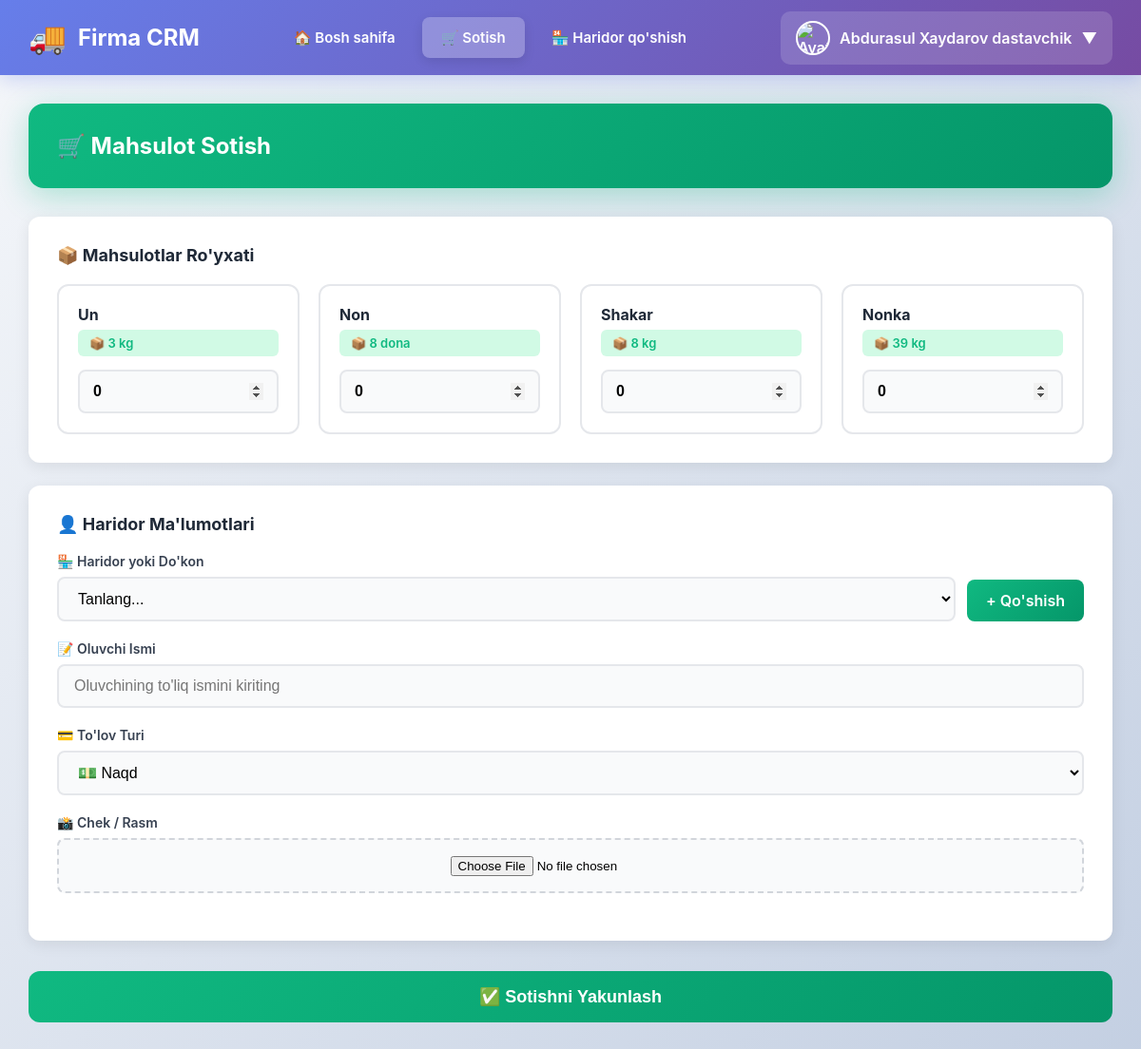
The page /sotish/ (signed in) on the database its author committed.
### main/models.py (models this page shows, shortened)
class User(AbstractUser):
    id = models.BigAutoField(primary_key=True)
    USER_TYPES = (
        ('pazanda', 'Pazanda'),
        ('yetkazib_beruvchi', 'Yetkazib Beruvchi'),
        ('ega', 'Ega'),
    )
    login=models.CharField(max_length=255, blank=True, null=True)
    password = models.CharField(max_length=255, blank=True, null=True)
    tuliq_ismi = models.CharField(max_length=255, blank=True, null=True)
    type = models.CharField(max_length=20, choices=USER_TYPES)
    token = models.CharField(max_length=255, blank=True, null=True)
    tg_id = models.CharField(max_length=100, blank=True, null=True)
    tel_raqami = models.CharField(max_length=100, blank=True, null=True)
    is_active = models.BooleanField(default=True)
    @property
    def rasmi(self):
        if self.type == 'yetkazib_beruvchi':
            try:
                return YetkazibBeruvchi.objects.get(user=self).rasmi.url
            except YetkazibBeruvchi.DoesNotExist:
                return None
        elif self.type == 'pazanda':
            try:
                return Pazanda.objects.get(user=self).rasmi.url
            except Pazanda.DoesNotExist:
                return None
        return None

class MahsulotTuri(models.Model):
    nomi = models.CharField(max_length=100)  # kg, dona, l
    def __str__(self):
        return self.nomi

class Mahsulot(models.Model):
    nomi = models.CharField(max_length=255)
    rasmi = models.ImageField(upload_to='mahsulotlar/')
    narxi = models.DecimalField(max_digits=10, decimal_places=2)
    turi = models.ForeignKey(MahsulotTuri, on_delete=models.CASCADE)
    miqdori = models.FloatField(default=0)

### main/views.py (the view, shortened to what this page needs)
# urls.py: path('sotish/' , sotish, name='sotish'),
def sotish(request):
    if request.user.type == 'yetkazib_beruvchi':
        yt = YetkazibBeruvchi.objects.get(user=request.user)
        usr=request.user
        mahsulotlar = mahsulotlar_miqdori(yt.mahsulotlar)
        xaridorlar=HaridorDukon.objects.all()
    else:
        return redirect('main')
    return render(request, 'ytsot.html', {'mahsulotlar': mahsulotlar,'haridorlar':xaridorlar})

### main/templates/ytsot.html (shortened to what this page needs)
{% extends 'ytbase.html' %}
{% load static %}
{% block content %}
<div class="page-header">
    <h1>🛒 Mahsulot Sotish</h1>
</div>
<form method="POST" enctype="multipart/form-data">
    <div class="form-section">
        <div class="section-title">
            📦 Mahsulotlar Ro'yxati
        </div>
        <div class="product-grid">
            {% for m in mahsulotlar %}
            <div class="product-item">
                <div class="product-name">{{ m.nom }}</div>
                <div class="product-stock">📦 {{ m.miqdor }} {{ m.turi }}</div>
                <input type="number" name="miqdor_{{ m.nom }}" class="product-input" value="0" min="0"
                    max="{{ m.miqdor }}" step="any" placeholder="0">
            </div>
            {% empty %}
            <div style="grid-column: 1/-1; text-align: center; color: #9ca3af; padding: 40px;">
                Hozircha mahsulotlar mavjud emas
            </div>
            {% endfor %}
        </div>
    </div>
    <div class="form-section">
        <div class="section-title">
            👤 Haridor Ma'lumotlari
        </div>
        <div class="form-group">
            <label for="haridor">🏪 Haridor yoki Do'kon</label>
            <div class="inline-group">
                <select name="haridor" id="haridor" class="form-control" required>
                    <option value="" selected disabled>Tanlang...</option>
                </select>
                <a href="{% url 'add_haridor' %}" class="btn-add">+ Qo'shish</a>
            </div>
        </div>
        <div class="form-group">
            <label for="oluvchi">📝 Oluvchi Ismi</label>
            <input type="text" name="oluvchi" id="oluvchi" class="form-control" required
                placeholder="Oluvchining to'liq ismini kiriting">
        </div>
        <div class="form-group">
            <label for="st">💳 To'lov Turi</label>
            <select name="st" id="st" class="form-control" required>
                <option value="naqd">💵 Naqd</option>
            </select>
        </div>
        <div class="form-group">
            <label for="rasm">📸 Chek / Rasm</label>
            <div class="file-upload">
                <input type="file" name="rasm" id="rasm" accept="image/*" required>
            </div>
        </div>
    </div>
    <button type="submit" class="btn-submit">
        ✅ Sotishni Yakunlash
    </button>
</form>
{% endblock %}

### main/templates/ytbase.html (shortened to what this page needs)
<!DOCTYPE html>
{% load static %}
<html lang="uz">
<head>
</head>
<body>
    <nav class="navbar">
        <div class="navbar-container">
            <div class="navbar-brand">
                <span class="brand-logo">🚚</span>
                <a href="{% url 'main' %}" class="brand-text">Firma CRM</a>
            </div>
            <ul class="navbar-menu" id="navbarMenu">
                <li>
                    <a href="{% url 'main' %}" class="nav-link {% if request.path == '/' %}active{% endif %}">
                        🏠 Bosh sahifa
                    </a>
                </li>
                <li>
                    <a href="{% url 'sotish' %}" class="nav-link {% if request.path == '/sotish/' %}active{% endif %}">
                        🛒 Sotish
                    </a>
                </li>
                <li>
                    <a href="{% url 'add_haridor' %}"
                        class="nav-link {% if request.path == '/add/haridor/' %}active{% endif %}">
                        🏪 Haridor qo'shish
                    </a>
                </li>
            </ul>
            <div class="user-menu desktop-only" id="userMenu">
                <div class="user-toggle" onclick="toggleUserMenu()">
                    <img src="{% if request.user.rasmi %}{{ request.user.rasmi.url }}{% else %}{% static 'images/default_avatar.jpg' %}{% endif %}"
                        alt="Avatar" class="user-avatar">
                    <span>{{ request.user.tuliq_ismi }}</span>
                    <span>▼</span>
                </div>
            </div>
        </div>
    </nav>
    <div class="container">
        {% block content %}
        {% endblock %}
    </div>
</body>
</html>

### main/templates/ytbase.html (style rules this page uses)
* { margin: 0; padding: 0; box-sizing: border-box; }
body { font-family: -apple-system, BlinkMacSystemFont, 'Segoe UI', Roboto, Oxygen, Ubuntu, Cantarell, sans-serif; background: linear-gradient(135deg, #f5f7fa 0%, #c3cfe2 100%); min-height: 100vh; padding-bottom: 30px; }
.navbar { background: linear-gradient(135deg, #667eea 0%, #764ba2 100%); padding: 0; box-shadow: 0 4px 20px rgba(102, 126, 234, 0.3); position: sticky; top: 0; z-index: 1000; }
.navbar-container { max-width: 1400px; margin: 0 auto; display: flex; justify-content: space-between; align-items: center; padding: 0 30px; }
.navbar-brand { display: flex; align-items: center; gap: 12px; padding: 20px 0; }
.brand-logo { font-size: 32px; }
.brand-text { color: white; font-size: 24px; font-weight: 700; text-decoration: none; }
.navbar-menu { display: flex; align-items: center; gap: 8px; list-style: none; }
.nav-link { color: white; text-decoration: none; padding: 12px 20px; border-radius: 8px; font-weight: 600; font-size: 15px; transition: all 0.3s ease; display: flex; align-items: center; gap: 8px; }
.nav-link.active { background: rgba(255, 255, 255, 0.25); box-shadow: 0 4px 12px rgba(0, 0, 0, 0.1); }
.user-menu { position: relative; }
.user-toggle { display: flex; align-items: center; gap: 10px; padding: 10px 16px; background: rgba(255, 255, 255, 0.15); border-radius: 10px; cursor: pointer; transition: all 0.3s ease; color: white; font-weight: 600; }
.user-avatar { width: 36px; height: 36px; border-radius: 50%; border: 2px solid white; }
.desktop-only { display: block; }
.container { max-width: 1400px; margin: 30px auto; padding: 0 30px; }

### main/templates/ytsot.html (style rules this page uses)
.page-header { background: linear-gradient(135deg, #10b981 0%, #059669 100%); color: white; padding: 30px; border-radius: 16px; margin-bottom: 30px; box-shadow: 0 8px 32px rgba(16, 185, 129, 0.3); }
.page-header h1 { margin: 0; font-size: 24px; font-weight: 700; }
.form-section { background: white; padding: 30px; border-radius: 12px; box-shadow: 0 4px 16px rgba(0, 0, 0, 0.08); margin-bottom: 24px; }
.section-title { font-size: 18px; font-weight: 700; color: #1f2937; margin-bottom: 20px; display: flex; align-items: center; gap: 10px; }
.product-grid { display: grid; grid-template-columns: repeat(auto-fill, minmax(220px, 1fr)); gap: 20px; }
.product-item { background: white; padding: 20px; border-radius: 12px; border: 2px solid #e5e7eb; transition: all 0.3s ease; display: flex; flex-direction: column; }
.product-name { font-weight: 700; color: #1f2937; margin-bottom: 6px; font-size: 16px; }
.product-stock { font-size: 13px; color: #10b981; margin-bottom: 14px; font-weight: 600; background: #d1fae5; padding: 6px 12px; border-radius: 6px; display: inline-block; }
.product-input { width: 100%; padding: 12px 14px; border: 2px solid #e5e7eb; border-radius: 8px; font-size: 16px; transition: all 0.3s ease; background: #f9fafb; font-weight: 600; box-sizing: border-box; }
.form-group { margin-bottom: 20px; }
.form-group label { display: block; font-weight: 600; color: #374151; margin-bottom: 8px; font-size: 14px; }
.form-control { width: 100%; padding: 12px 16px; border: 2px solid #e5e7eb; border-radius: 8px; font-size: 16px; transition: all 0.3s ease; background: #f9fafb; }
.inline-group { display: flex; gap: 12px; align-items: flex-end; }
.inline-group select { flex: 1; }
.btn-add { padding: 12px 20px; background: linear-gradient(135deg, #10b981 0%, #059669 100%); color: white; border: none; border-radius: 8px; font-weight: 600; cursor: pointer; text-decoration: none; display: inline-block; transition: all 0.3s ease; white-space: nowrap; }
.btn-submit { width: 100%; padding: 16px; background: linear-gradient(135deg, #10b981 0%, #059669 100%); color: white; border: none; border-radius: 12px; font-size: 18px; font-weight: 700; cursor: pointer; transition: all 0.3s ease; margin-top: 8px; }
.file-upload { padding: 16px; border: 2px dashed #d1d5db; border-radius: 8px; text-align: center; cursor: pointer; transition: all 0.3s ease; background: #f9fafb; }
.file-upload input[type="file"] { padding: 0; border: none; background: none; }

### rows shown on the page
User: user.tuliq_ismi "Abdurasul Xaydarov dastavchik"
MahsulotTuri: turi "kg"
Mahsulot: nom "Non", miqdor "8", turi "dona"
Mahsulot: nom "Shakar", miqdor "8", turi "kg"
Mahsulot: nom "Nonka", miqdor "39", turi "kg"

### other values the page prints
{{ m.nom }} "Un"
{{ m.miqdor }} "3"
